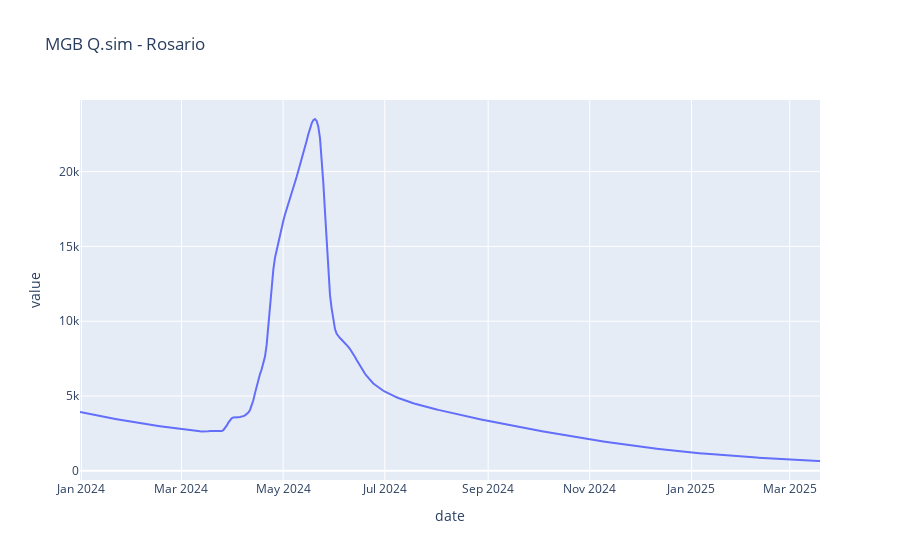

Notebook cell for this chart:
### Markdown cell above
## plot

### Code cell
title = 'MGB Q.sim - Rosario'

fig = px.line(forecast_df.head(-1), x="date", y="value", title=title)
fig.show()

### Figure 1 — Plotly figure (JSON) as saved in the notebook; plotly's stock layout.template omitted (floating-point values rounded to 4 significant figures; data arrays with more than 128 entries replaced by an {"elided": "..."} marker saying what was removed)
{"data": [{"hovertemplate": "date=%{x}<br>value=%{y}<extra></extra>", "legendgroup": "", "line": {"color": "#636efa", "dash": "solid"}, "marker": {"symbol": "circle"}, "mode": "lines", "name": "", "orientation": "v", "showlegend": false, "type": "scatter", "x": {"elided": "445 str values"}, "xaxis": "x", "y": {"elided": "445 float values"}, "yaxis": "y"}], "layout": {"legend": {"tracegroupgap": 0}, "title": {"text": "MGB Q.sim - Rosario"}, "xaxis": {"anchor": "y", "domain": [0, 1], "title": {"text": "date"}}, "yaxis": {"anchor": "x", "domain": [0, 1], "title": {"text": "value"}}}}
